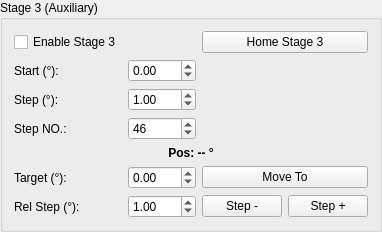
           <widget class="QGroupBox" name="grp_stage3">
            <property name="title">
             <string>Stage 3 (Auxiliary)</string>
            </property>
            <layout class="QGridLayout" name="grid_s3">
             <item row="0" column="0">
              <widget class="QCheckBox" name="chk_stage3_enable">
               <property name="text">
                <string>Enable Stage 3</string>
               </property>
               <property name="checked">
                <bool>false</bool>
               </property>
              </widget>
             </item>
             <item row="0" column="1">
              <widget class="LedIndicator" name="led_stage3" native="true"/>
             </item>
             <item row="0" column="3" colspan="2">
              <widget class="QPushButton" name="btn_home_stage3">
               <property name="text">
                <string>Home Stage 3</string>
               </property>
              </widget>
             </item>

             <item row="1" column="0">
              <widget class="QLabel" name="lbl_s3_start">
               <property name="text">
                <string>Start (°):</string>
               </property>
              </widget>
             </item>
             <item row="1" column="1" colspan="2">
              <widget class="QDoubleSpinBox" name="spin_stage3_start">
               <property name="decimals">
                <number>2</number>
               </property>
               <property name="minimum">
                <double>-360.0</double>
               </property>
               <property name="maximum">
                <double>360.0</double>
               </property>
               <property name="value">
                <double>0.0</double>
               </property>
              </widget>
             </item>

             <item row="2" column="0">
              <widget class="QLabel" name="lbl_s3_step">
               <property name="text">
                <string>Step (°):</string>
               </property>
              </widget>
             </item>
             <item row="2" column="1" colspan="2">
              <widget class="QDoubleSpinBox" name="spin_stage3_step">
               <property name="decimals">
                <number>2</number>
               </property>
               <property name="minimum">
                <double>-360.0</double>
               </property>
               <property name="maximum">
                <double>360.0</double>
               </property>
               <property name="value">
                <double>1.0</double>
               </property>
              </widget>
             </item>

             <item row="3" column="0">
              <widget class="QLabel" name="lbl_s3_no">
               <property name="text">
                <string>Step NO.:</string>
               </property>
              </widget>
             </item>
             <item row="3" column="1" colspan="2">
              <widget class="QSpinBox" name="spin_stage3_no">
               <property name="minimum">
                <number>1</number>
               </property>
               <property name="maximum">
                <number>10000</number>
               </property>
               <property name="value">
                <number>46</number>
               </property>
              </widget>
             </item>

             <item row="4" column="0" colspan="5">
              <widget class="QLabel" name="lbl_stage3_pos">
               <property name="font">
                <font>
                 <bold>true</bold>
                </font>
               </property>
               <property name="text">
                <string>Pos: -- °</string>
               </property>
               <property name="alignment">
                <set>Qt::AlignCenter</set>
               </property>
              </widget>
             </item>

             <item row="5" column="0">
              <widget class="QLabel" name="lbl_s3_goto">
               <property name="text">
                <string>Target (°):</string>
               </property>
              </widget>
             </item>
             <item row="5" column="1" colspan="2">
              <widget class="QDoubleSpinBox" name="spin_stage3_goto">
               <property name="decimals">
                <number>2</number>
               </property>
               <property name="minimum">
                <double>-360.0</double>
               </property>
               <property name="maximum">
                <double>360.0</double>
               </property>
              </widget>
             </item>
             <item row="5" column="3" colspan="2">
              <widget class="QPushButton" name="btn_stage3_goto">
               <property name="text">
                <string>Move To</string>
               </property>
              </widget>
             </item>

             <item row="6" column="0">
              <widget class="QLabel" name="lbl_s3_rel">
               <property name="text">
                <string>Rel Step (°):</string>
               </property>
              </widget>
             </item>
             <item row="6" column="1" colspan="2">
              <widget class="QDoubleSpinBox" name="spin_stage3_rel">
               <property name="decimals">
                <number>2</number>
               </property>
               <property name="value">
                <double>1.0</double>
               </property>
              </widget>
             </item>
             <item row="6" column="3">
              <widget class="QPushButton" name="btn_stage3_step_minus">
               <property name="text">
                <string>Step -</string>
               </property>
              </widget>
             </item>
             <item row="6" column="4">
              <widget class="QPushButton" name="btn_stage3_step_plus">
               <property name="text">
                <string>Step +</string>
               </property>
              </widget>
             </item>
            </layout>
           </widget>
